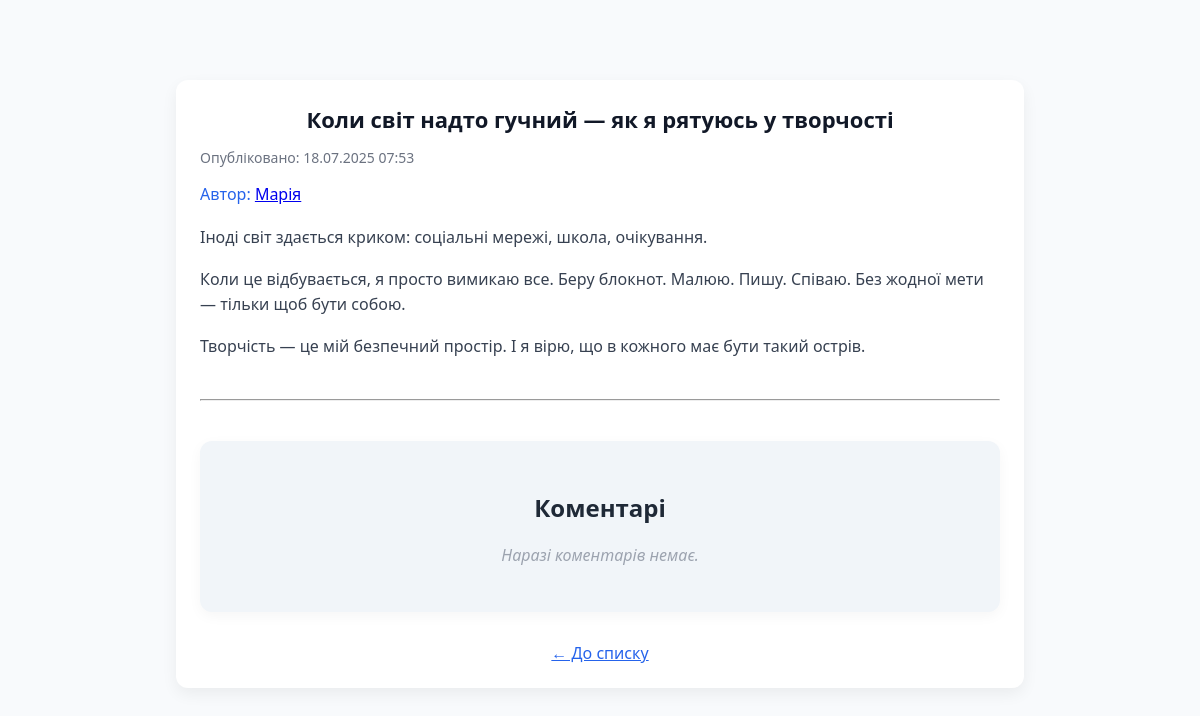
Screenshot of /post/11/ with the database file from the repository.
### blog/models.py (models this page shows, shortened)
class Post(models.Model):
    title = models.CharField(max_length = 50)
    content = models.TextField()
    published_date = models.DateTimeField(auto_now_add = True)
    author = models.ForeignKey(Author, on_delete=models.CASCADE, related_name="posts")

class Author(models.Model):
    name = models.CharField(max_length = 100)
    bio = models.TextField()

### blog/views.py (the view)
# urls.py: path('post/<int:pk>/', views.post, name='post'),
def post(request, pk):
    post = get_object_or_404(Post, pk=pk)
    comments = post.comments.all().order_by('-created_date')
    return render(request, 'post.html', {
        'post': post,
        'comments': comments
    })

### blog/templates/post.html (shortened to what this page needs)
{% load static %}
<!DOCTYPE html>
<html>
<head>
    <link rel="stylesheet" href="{% static 'style.css' %}">
</head>
<body>
    <div class="post-card" style="max-width: 800px; margin: 40px auto;">
        <h1 class="post-title">{{ post.title }}</h1>
        <p class="post-date">
            Опубліковано: {{ post.published_date|date:"d.m.Y H:i" }}
        </p>
        <p class="post-author">
            Автор: <a href="{% url 'author' post.author.pk %}">
                {{ post.author.name }}
            </a>
        </p>
        <div class="post-content" style="margin-top: 20px;">
            {{ post.content|linebreaks }}
        </div>
        <hr style="margin: 40px 0;">
        <div class="comments-section">
            <h2>Коментарі</h2>
            {% if comments %}
                {% for comment in comments %}
                    <div class="comment-card">
                        <p class="comment-author">{{ comment.author.name }}</p>
                        <p class="comment-date">{{ comment.created_date|date:"d.m.Y H:i" }}</p>
                        <div class="comment-text">{{ comment.text|linebreaks }}</div>
                    </div>
                {% endfor %}
            {% else %}
                <p class="no-comments">Наразі коментарів немає.</p>
            {% endif %}
        </div>
        <div style="margin-top: 30px; text-align: center;">
            <a href="{% url 'post_list' %}" class="post-author">← До списку</a>
        </div>
    </div>
</body>
</html>

### blog/static/style.css (style rules this page uses)
body { font-family: 'Segoe UI', Tahoma, Geneva, Verdana, sans-serif; background-color: #f8fafc; margin: 0; padding: 40px 20px; color: #333; }
h1 { text-align: center; color: #1f2937; font-size: 36px; margin-bottom: 40px; }
.post-card { background-color: #ffffff; border-radius: 12px; box-shadow: 0 6px 16px rgba(0, 0, 0, 0.06); padding: 24px; transition: transform 0.2s, box-shadow 0.2s; }
.post-title { margin: 0 0 12px; font-size: 22px; color: #111827; }
.post-date { color: #6b7280; font-size: 14px; margin-bottom: 16px; }
.post-content { font-size: 16px; line-height: 1.6; color: #374151; margin-bottom: 20px; }
.post-author { font-size: 16px; font-weight: 500; color: #2563eb; }
.comments-section { max-width: 800px; margin: 0 auto; background-color: #f1f5f9; padding: 30px; border-radius: 12px; box-shadow: 0 4px 14px rgba(0,0,0,0.04); }
.comments-section h2 { font-size: 24px; margin-bottom: 20px; color: #1f2937; text-align: center; }
.no-comments { text-align: center; font-style: italic; color: #9ca3af; }

### rows the page displays
Post: title "Коли світ надто гучний — як я рятуюсь у творчості", published_date "18.07.2025 07:53", author.name "Марія", content "Іноді світ здається криком: соціальні мережі, школа, очікування. Коли це відбувається, я просто вимикаю все. Беру блокнот. Малюю. Пишу. Співаю. Без жодної мети — тільки щоб бути собою. Творчість — це мій безпечний простір. І я вірю, що в кожного має бути такий острів."
